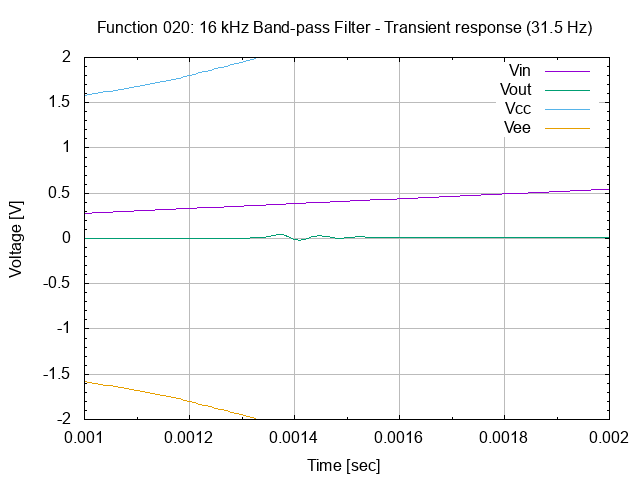

Here is the gnuplot script that generated this plot:
# set terminal
set term png

#set graph
set output "26.020.00.01.02.02.png"
set title "Function 020: 16 kHz Band-pass Filter - Transient response (31.5 Hz)"

# setup Y-axis
set yrange [-2:2]
set grid ytics lt 1 lw 1 lc rgb "#bbbbbb"
set mytics
set ylabel "Voltage [V]"

# setup X-axis
set grid xtics lt 1 lw 1 lc rgb "#bbbbbb"
set mxtics
set xrange [0.001:0.002]
set xlabel "Time [sec]"

# setup plot style
set style data lines
plot '26.020.00.01.02.dat' using 1:2 title "Vin", \
     '26.020.00.01.02.dat' using 1:3 title "Vout", \
     '26.020.00.01.02.dat' using 1:4 title "Vcc", \
     '26.020.00.01.02.dat' using 1:5 title "Vee"

# set output back to default
set output

# reset terminal type
set terminal pop
